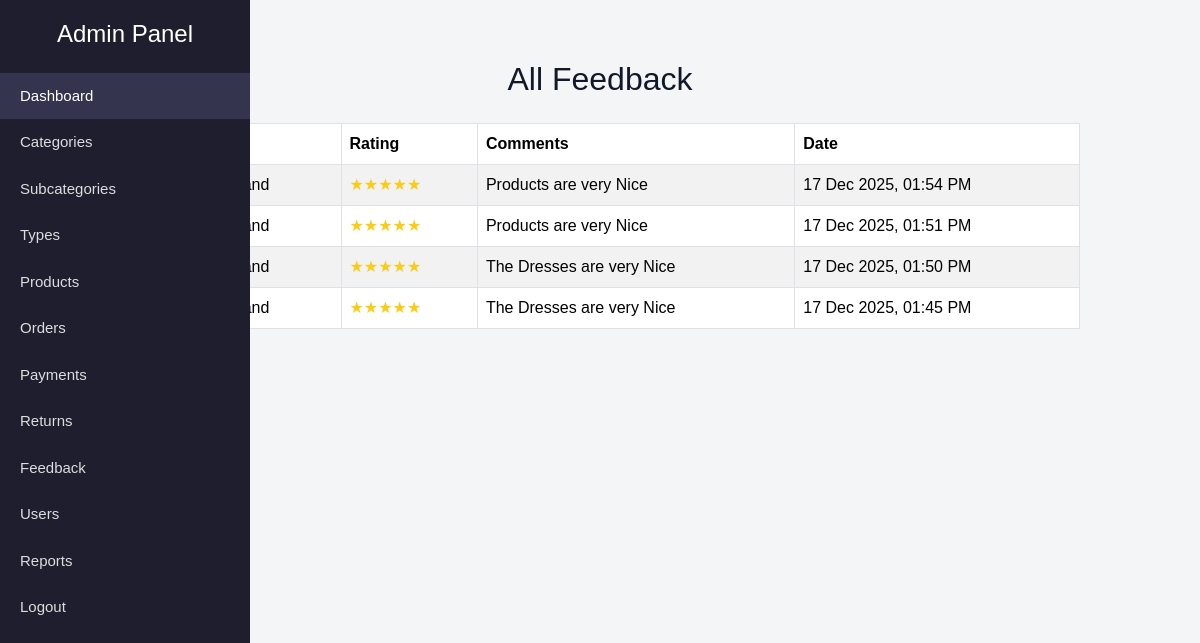
The app's page /manage_feedback.php with its own data.
### tables this page shows
CREATE TABLE `feedback` (
  `feedback_id` int(11) NOT NULL,
  `user_id` int(11) DEFAULT NULL,
  `product_id` int(11) DEFAULT NULL,
  `rating` int(11) DEFAULT NULL CHECK (`rating` between 1 and 5),
  `comments` text DEFAULT NULL,
  `feedback_date` timestamp NOT NULL DEFAULT current_timestamp()
);

### manage_feedback.php (the view, shortened to what this page needs)
<?php
include __DIR__ . '/../includes/db.php';
$sql = "SELECT f.feedback_id, f.rating, f.comments, f.feedback_date,
               u.full_name AS user_name,
               p.product_name
        FROM feedback f
        LEFT JOIN users u ON f.user_id = u.user_id
        LEFT JOIN products p ON f.product_id = p.product_id
        ORDER BY f.feedback_date DESC";
$res = mysqli_query($conn, $sql);
?>
<!DOCTYPE html>
<html lang="en">
<head>
<link href="https://cdn.jsdelivr.net/npm/bootstrap@5.3.2/dist/css/bootstrap.min.css" rel="stylesheet">
</head>
<body>
<div class="sidebar">
<h4 class="text-center mb-4">Admin Panel</h4>
<a href="dashboard.php" class="active"><i class="bi bi-speedometer2"></i> Dashboard</a>
<a href="category.php"><i class="bi bi-list-task"></i> Categories</a>
<a href="subcategory.php"><i class="bi bi-diagram-2"></i> Subcategories</a>
<a href="type.php"><i class="bi bi-tag"></i> Types</a>
<a href="products.php"><i class="bi bi-bag"></i> Products</a>
<a href="admin_orders.php"><i class="bi bi-cart-check"></i> Orders</a>
<a href="payments.php"><i class="bi bi-credit-card"></i> Payments</a>
<a href="returns.php"><i class="bi bi-arrow-return-left"></i> Returns</a>
<a href="manage_feedback.php"><i class="bi bi-chat-dots"></i> Feedback</a>
<a href="users.php"><i class="bi bi-people"></i> Users</a>
<a href="reports.php"><i class="bi bi-file-earmark-bar-graph"></i> Reports</a>
<a href="logout.php"><i class="bi bi-box-arrow-left"></i> Logout</a>
</div>
<div class="container-main">
    <h2>All Feedback</h2>
    <table class="table table-striped table-bordered">
        <thead>
            <tr>
                <th>#</th>
                <th>User</th>
                <th>Rating</th>
                <th>Comments</th>
                <th>Date</th>
            </tr>
        </thead>
        <tbody>
        <?php if(mysqli_num_rows($res) === 0): ?>
            <tr>
                <td colspan="6" class="text-center">No feedback found</td>
            </tr>
        <?php else: ?>
            <?php $count=1; while($f = mysqli_fetch_assoc($res)): ?>
                <tr>
                    <td><?= $count++ ?></td>
                    <td><?= htmlspecialchars($f['user_name']) ?></td>
                    <td>
                        <?php
                        $rating = (int)$f['rating'];
                        for($i=1;$i<=5;$i++){
                            echo $i<=$rating ? '<span class="star">★</span>' : '<span class="star-empty">★</span>';
                        }
                        ?>
                    </td>
                    <td><?= htmlspecialchars($f['comments']) ?></td>
                    <td><?= date("d M Y, h:i A", strtotime($f['feedback_date'])) ?></td>
                </tr>
            <?php endwhile; ?>
        <?php endif; ?>
        </tbody>
    </table>
</div>
</body>
</html>

### manage_feedback.php (style rules this page uses)
body { font-family:'Poppins',sans-serif;background:#f6f7fb;color:#111; }
.container-main { max-width:1000px;margin:40px auto;padding:20px; }
h2 { text-align:center;margin-bottom:25px;color:#111827; }
.table thead { background:#111827;color:#fff; }
.star { color:#facc15;font-size:16px; }
body { background:#f4f5f7; }
.sidebar { width:250px; height:100vh; position:fixed; top:0; left:0; background:#1e1e2f; color:#fff; padding-top:20px; }
.sidebar a { display:block; padding:12px 20px; color:#ddd; text-decoration:none; font-size:15px; font-weight:500; transition:0.2s; }
.sidebar a:hover, .sidebar a.active { background:#34344e;color:#fff; }

### records on screen
feedback: rating 5 (drawn), comments "Products are very Nice", feedback_date "17 Dec 2025, 01:54 PM"
feedback: rating 5 (drawn), comments "Products are very Nice", feedback_date "17 Dec 2025, 01:51 PM"
feedback: rating 5 (drawn), comments "The Dresses are very Nice", feedback_date "17 Dec 2025, 01:50 PM"
feedback: rating 5 (drawn), comments "The Dresses are very Nice", feedback_date "17 Dec 2025, 01:45 PM"
